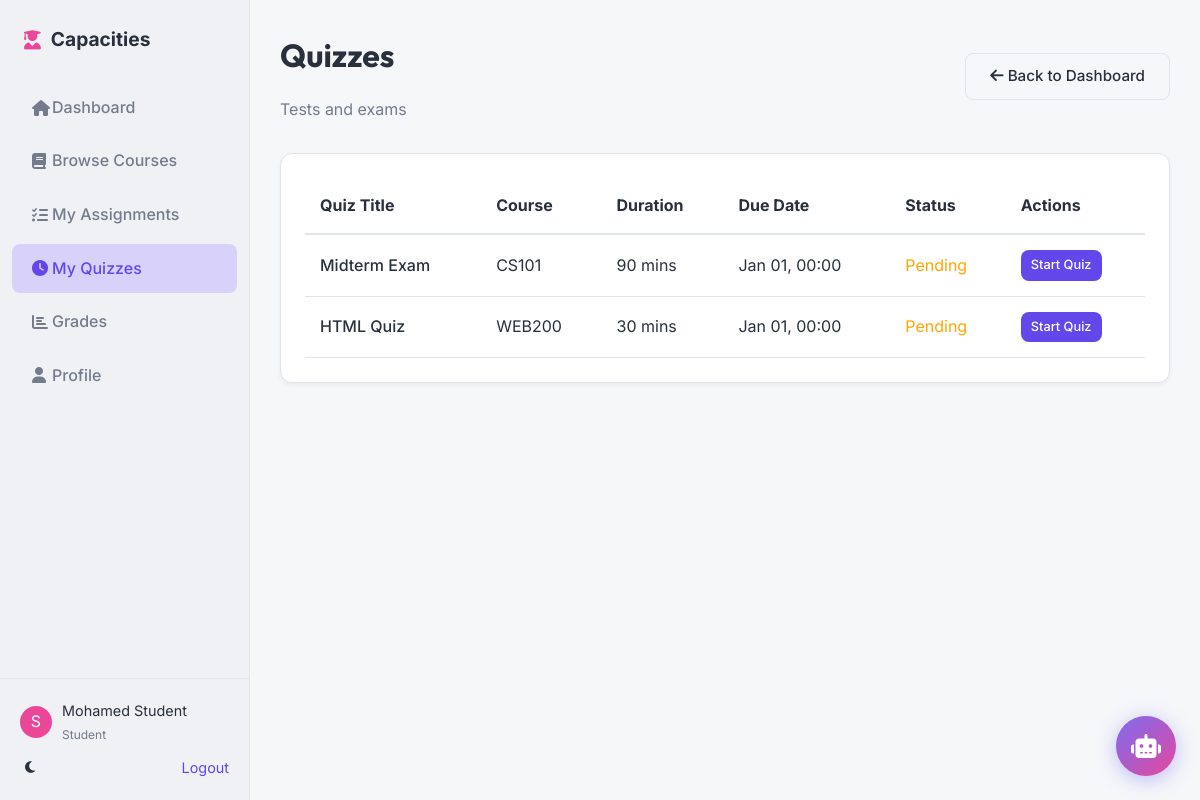
/student/quizzes (signed in), run on the app's committed database.
### tables this page shows
CREATE TABLE `enrollments` (
  `id` INT UNSIGNED NOT NULL AUTO_INCREMENT,
  `student_id` INT UNSIGNED NOT NULL,
  `course_id` INT UNSIGNED NOT NULL,
  `enrolled_at` TIMESTAMP DEFAULT CURRENT_TIMESTAMP,
  `status` ENUM('active', 'dropped', 'completed') DEFAULT 'active',
  PRIMARY KEY (`id`),
  UNIQUE INDEX `student_course_unique` (`student_id`, `course_id`),
  INDEX `fk_enrollments_course_idx` (`course_id` ASC),
  CONSTRAINT `fk_enrollments_student`
    FOREIGN KEY (`student_id`)
    REFERENCES `users` (`id`)
    ON DELETE CASCADE,
  CONSTRAINT `fk_enrollments_course`
    FOREIGN KEY (`course_id`)
    REFERENCES `courses` (`id`)
    ON DELETE CASCADE
);

CREATE TABLE `courses` (
  `id` INT UNSIGNED NOT NULL AUTO_INCREMENT,
  `title` VARCHAR(200) NOT NULL,
  `code` VARCHAR(20) NOT NULL,
  `description` TEXT NULL,
  `teacher_id` INT UNSIGNED NOT NULL,
  `image` VARCHAR(255) DEFAULT 'course-placeholder.jpg',
  `start_date` DATE NULL,
  `end_date` DATE NULL,
  `status` ENUM('active', 'archived') DEFAULT 'active',
  `created_at` TIMESTAMP DEFAULT CURRENT_TIMESTAMP,
  PRIMARY KEY (`id`),
  UNIQUE INDEX `code_unique` (`code` ASC),
  INDEX `fk_courses_teacher_idx` (`teacher_id` ASC),
  CONSTRAINT `fk_courses_teacher`
    FOREIGN KEY (`teacher_id`)
    REFERENCES `users` (`id`)
    ON DELETE CASCADE
    ON UPDATE CASCADE
);

### app/Controllers/QuizController.php (called while the page is built, shortened)
<?php
class QuizController {
    private $quizModel;
    private $courseModel;
    public function __construct() {
        $this->quizModel = new Quiz();
        $this->courseModel = new Course();
    }
    public function index($courseId = null) {
        $userId = Session::get('user_id');
        $urlPath = $_SERVER['REQUEST_URI'] ?? '';
        if (strpos($urlPath, '/teacher/') !== false) {
            $viewRole = 'teacher';
        } elseif (strpos($urlPath, '/student/') !== false) {
            $viewRole = 'student';
        } else {
            $viewRole = Session::get('role') ?: 'student';
        }
        if ($courseId) {
            $quizzes = $this->quizModel->getByCourse($courseId);
            $course = $this->courseModel->findById($courseId);
        } else {
            if ($viewRole === 'teacher') {
                $courses = $this->courseModel->getByTeacher($userId);
                $quizzes = [];
                foreach ($courses as $course) {
                    $courseQuizzes = $this->quizModel->getByCourse($course['id']);
                    foreach ($courseQuizzes as $quiz) {
                        $quiz['course_title'] = $course['title'];
                        $quizzes[] = $quiz;
                    }
                }
            } else {
                $enrolledCourses = $this->courseModel->getByStudent($userId);
                $quizzes = [];
                foreach ($enrolledCourses as $course) {
                    $courseQuizzes = $this->quizModel->getByCourseWithStudentStatus($course['id'], $userId);
                    foreach ($courseQuizzes as $quiz) {
                        $quiz['course_title'] = $course['title'];
                        $quiz['course_code'] = $course['code'];
                        $quizzes[] = $quiz;
                    }
                }
            }
            $course = null;
        }
        $layout = $viewRole === 'teacher' ? 'sidebar-teacher' : 'sidebar-student';
        view($viewRole . '/quizzes/index', [
            'quizzes' => $quizzes,
            'course' => $course
        ], $layout);
    }
}

### index.php (called while the page is built)
<?php
require_once 'public/index.php';

### app/Config/Database.php (called while the page is built, shortened)
<?php
class Database {
    private static $connection = null;
    public static function connect() {
        if (self::$connection === null) {
            try {
                $dsn = "mysql:host=" . DB_HOST . ";dbname=" . DB_NAME . ";charset=" . DB_CHAR;
                $options = [
                    PDO::ATTR_ERRMODE => PDO::ERRMODE_EXCEPTION,
                    PDO::ATTR_DEFAULT_FETCH_MODE => PDO::FETCH_ASSOC,
                    PDO::ATTR_EMULATE_PREPARES => false,
                ];
                self::$connection = new PDO($dsn, DB_USER, DB_PASS, $options);
            } catch (PDOException $e) {
                if (DEBUG) {
                    die("Database Connection Error: " . $e->getMessage());
                } else {
                    die("System Error: Could not connect to the database.");
                }
            }
        }
        return self::$connection;
    }
}

### app/Libraries/Session.php (called while the page is built, shortened)
<?php
class Session {
    public static function get($key) {
        return isset($_SESSION[$key]) ? $_SESSION[$key] : null;
    }
}

### app/Models/Course.php (called while the page is built, shortened)
<?php
require_once APP . '/Config/Database.php';
class Course {
    private $db;
    public function __construct() {
        $this->db = Database::connect();
    }
    public function getByStudent($studentId) {
        $sql = "SELECT c.*, e.status as enrollment_status, u.name as teacher_name
                FROM courses c
                JOIN enrollments e ON c.id = e.course_id
                JOIN users u ON c.teacher_id = u.id
                WHERE e.student_id = :student_id";
        $stmt = $this->db->prepare($sql);
        $stmt->execute([':student_id' => $studentId]);
        return $stmt->fetchAll();
    }
}

### app/Models/Quiz.php (called while the page is built, shortened)
<?php
require_once APP . '/Config/Database.php';
class Quiz {
    private $db;
    public function __construct() {
        $this->db = Database::connect();
    }
    public function getByCourseWithStudentStatus($courseId, $studentId) {
        $sql = "SELECT q.*, qa.id as attempt_id, qa.score, qa.end_time
                FROM quizzes q
                LEFT JOIN quiz_attempts qa ON q.id = qa.quiz_id AND qa.student_id = :student_id
                WHERE q.course_id = :course_id
                ORDER BY q.created_at DESC";
        $stmt = $this->db->prepare($sql);
        $stmt->execute([
            ':course_id' => $courseId,
            ':student_id' => $studentId
        ]);
        return $stmt->fetchAll();
    }
}

### views/student/quizzes/index.php (the view, shortened to what this page needs)
<div class="main-header">
    <div>
        <h1>Quizzes</h1>
        <p style="color: var(--text-muted);">Tests and exams</p>
    </div>
    <a href="<?= APP_URL ?>/student/dashboard" class="btn btn-outline"><i class="fas fa-arrow-left"></i> Back to Dashboard</a>
</div>
<div class="card">
    <table style="width: 100%; border-collapse: collapse;">
        <thead>
            <tr style="border-bottom: 2px solid var(--border-color); text-align: left;">
                <th style="padding: 15px;">Quiz Title</th>
                <th style="padding: 15px;">Course</th>
                <th style="padding: 15px;">Duration</th>
                <th style="padding: 15px;">Due Date</th>
                <th style="padding: 15px;">Status</th>
                <th style="padding: 15px;">Actions</th>
            </tr>
        </thead>
        <tbody>
            <?php if(!empty($quizzes)): ?>
            <?php foreach($quizzes as $quiz): ?>
            <tr style="border-bottom: 1px solid var(--border-color);">
                <td style="padding: 15px; font-weight: 500;"><?= $quiz['title'] ?></td>
                <td style="padding: 15px;"><?= $quiz['course_code'] ?></td>
                <td style="padding: 15px;"><?= $quiz['duration_minutes'] ?> mins</td>
                <td style="padding: 15px;"><?= date('M d, H:i', strtotime($quiz['end_time'])) ?></td>
                <td style="padding: 15px;">
                    <?php if(isset($quiz['attempt'])): ?>
                        <span style="color: green;">Completed (<?= $quiz['attempt']['score'] ?> pts)</span>
                    <?php else: ?>
                        <span style="color: orange;">Pending</span>
                    <?php endif; ?>
                </td>
                <td style="padding: 15px;">
                    <?php if(isset($quiz['attempt'])): ?>
                        <a href="<?= APP_URL ?>/student/quizzes/results/<?= $quiz['id'] ?>" class="btn btn-outline" style="padding: 5px 10px; font-size: 0.8rem;">Results</a>
                    <?php else: ?>
                        <a href="<?= APP_URL ?>/student/quizzes/take/<?= $quiz['id'] ?>" class="btn btn-primary" style="padding: 5px 10px; font-size: 0.8rem;">Start Quiz</a>
                    <?php endif; ?>
                </td>
            </tr>
            <?php endforeach; ?>
            <?php else: ?>
            <tr>
                <td colspan="6" style="padding: 30px; text-align: center; color: var(--text-muted);">No upcoming quizzes.</td>
            </tr>
            <?php endif; ?>
        </tbody>
    </table>
</div>

### public/assets/css/main.css (style rules this page uses)
* { box-sizing: border-box; margin: 0; padding: 0; }
body { font-family: var(--font-body); background-color: var(--bg-body); color: var(--text-main); transition: background-color 0.3s ease, color 0.3s ease; line-height: 1.6; }
h1, h2, h3, h4, h5, h6 { font-family: var(--font-heading); margin-bottom: 1rem; font-weight: 700; }
a { text-decoration: none; color: inherit; }
.card { background: var(--bg-card); border-radius: var(--radius); padding: 24px; box-shadow: var(--shadow-sm); border: 1px solid var(--border-color); transition: transform 0.2s ease, box-shadow 0.2s ease; }
.btn { display: inline-block; padding: 10px 24px; border-radius: 8px; font-weight: 500; cursor: pointer; transition: all 0.2s; border: none; font-size: 0.95rem; }
.btn-primary { background-color: var(--primary); color: white; }
.btn-outline { border: 1px solid var(--border-color); background: transparent; color: var(--text-main); }
.main-header { display: flex; justify-content: space-between; align-items: center; margin-bottom: 30px; }

### public/assets/css/theme.css (style rules this page uses)
:root { --primary-hue: 250; --primary: hsl(var(--primary-hue), 80%, 60%); --primary-hover: hsl(var(--primary-hue), 80%, 50%); --primary-light: hsl(var(--primary-hue), 80%, 90%); --secondary-hue: 180; --secondary: hsl(var(--secondary-hue), 70%, 50%); --accent-hue: 330; --accent: hsl(var(--accent-hue), 80%, 60%); --bg-body: hsl(220, 20%, 97%); --bg-card: hsl(0, 0%, 100%); --bg-sidebar: hsl(220, 20%, 95%); --text-main: hsl(220, 20%, 20%); --text-muted: hsl(220, 10%, 50%); --text-light: hsl(220, 10%, 90%); --border-color: hsl(220, 20%, 90%); --shadow-sm: 0 2px 4px rgba(0, 0, 0, 0.05); --shadow-md: 0 4px 6px rgba(0, 0, 0, 0.1); --shadow-lg: 0 10px 15px rgba(0, 0, 0, 0.1); --radius: 12px; --font-heading: "Outfit", sans-serif; --font-body: "Inter", sans-serif; --header-height: 70px; --sidebar-width: 250px; }

### data on the page
enrollments: title "Midterm Exam", course.code "CS101", duration_minutes "90", end_time "Jan 01, 00:00"
enrollments: title "HTML Quiz", course.code "WEB200", duration_minutes "30", end_time "Jan 01, 00:00"

### other printed values
Session::get('user_name') "Mohamed Student"
